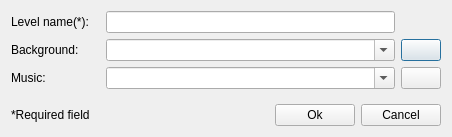
<?xml version="1.0" encoding="UTF-8"?>
<ui version="4.0">
 <class>NewLevel</class>
 <widget class="QDialog" name="NewLevel">
  <property name="geometry">
   <rect>
    <x>0</x>
    <y>0</y>
    <width>452</width>
    <height>137</height>
   </rect>
  </property>
  <property name="windowTitle">
   <string>New Level</string>
  </property>
  <layout class="QVBoxLayout" name="verticalLayout">
   <item>
    <layout class="QGridLayout" name="gridLayout">
     <item row="0" column="0" colspan="3">
      <widget class="QLabel" name="label">
       <property name="text">
        <string>Level name(*):</string>
       </property>
      </widget>
     </item>
     <item row="0" column="3">
      <widget class="QLineEdit" name="lineEdit"/>
     </item>
     <item row="1" column="0" colspan="2">
      <widget class="QLabel" name="label_2">
       <property name="text">
        <string>Background:</string>
       </property>
      </widget>
     </item>
     <item row="1" column="4">
      <widget class="QPushButton" name="pushButton">
       <property name="sizePolicy">
        <sizepolicy hsizetype="Fixed" vsizetype="Fixed">
         <horstretch>0</horstretch>
         <verstretch>0</verstretch>
        </sizepolicy>
       </property>
       <property name="text">
        <string/>
       </property>
       <property name="icon">
        <iconset>
         <normaloff>F:/Ladatut tiedostot/tango-icon-theme-0.8.90/tango-icon-theme-0.8.90/32x32/actions/document-open.png</normaloff>F:/Ladatut tiedostot/tango-icon-theme-0.8.90/tango-icon-theme-0.8.90/32x32/actions/document-open.png</iconset>
       </property>
      </widget>
     </item>
     <item row="2" column="0">
      <widget class="QLabel" name="label_3">
       <property name="text">
        <string>Music:</string>
       </property>
      </widget>
     </item>
     <item row="2" column="4">
      <widget class="QPushButton" name="pushButton_2">
       <property name="sizePolicy">
        <sizepolicy hsizetype="Fixed" vsizetype="Fixed">
         <horstretch>0</horstretch>
         <verstretch>0</verstretch>
        </sizepolicy>
       </property>
       <property name="text">
        <string/>
       </property>
       <property name="icon">
        <iconset>
         <normaloff>F:/Ladatut tiedostot/tango-icon-theme-0.8.90/tango-icon-theme-0.8.90/32x32/actions/document-open.png</normaloff>F:/Ladatut tiedostot/tango-icon-theme-0.8.90/tango-icon-theme-0.8.90/32x32/actions/document-open.png</iconset>
       </property>
      </widget>
     </item>
     <item row="1" column="3">
      <widget class="QComboBox" name="comboBox">
       <property name="sizePolicy">
        <sizepolicy hsizetype="Expanding" vsizetype="Fixed">
         <horstretch>0</horstretch>
         <verstretch>0</verstretch>
        </sizepolicy>
       </property>
       <property name="editable">
        <bool>true</bool>
       </property>
      </widget>
     </item>
     <item row="2" column="3">
      <widget class="QComboBox" name="comboBox_2">
       <property name="sizePolicy">
        <sizepolicy hsizetype="Expanding" vsizetype="Fixed">
         <horstretch>0</horstretch>
         <verstretch>0</verstretch>
        </sizepolicy>
       </property>
       <property name="editable">
        <bool>true</bool>
       </property>
      </widget>
     </item>
    </layout>
   </item>
   <item>
    <spacer name="verticalSpacer">
     <property name="orientation">
      <enum>Qt::Vertical</enum>
     </property>
     <property name="sizeHint" stdset="0">
      <size>
       <width>20</width>
       <height>40</height>
      </size>
     </property>
    </spacer>
   </item>
   <item>
    <layout class="QHBoxLayout" name="horizontalLayout_3">
     <item>
      <widget class="QLabel" name="label_4">
       <property name="text">
        <string>*Required field</string>
       </property>
      </widget>
     </item>
     <item>
      <spacer name="horizontalSpacer">
       <property name="orientation">
        <enum>Qt::Horizontal</enum>
       </property>
       <property name="sizeHint" stdset="0">
        <size>
         <width>40</width>
         <height>20</height>
        </size>
       </property>
      </spacer>
     </item>
     <item>
      <widget class="QPushButton" name="okButton">
       <property name="text">
        <string>Ok</string>
       </property>
      </widget>
     </item>
     <item>
      <widget class="QPushButton" name="cancelButton">
       <property name="text">
        <string>Cancel</string>
       </property>
      </widget>
     </item>
    </layout>
   </item>
  </layout>
 </widget>
 <resources/>
 <connections/>
</ui>
